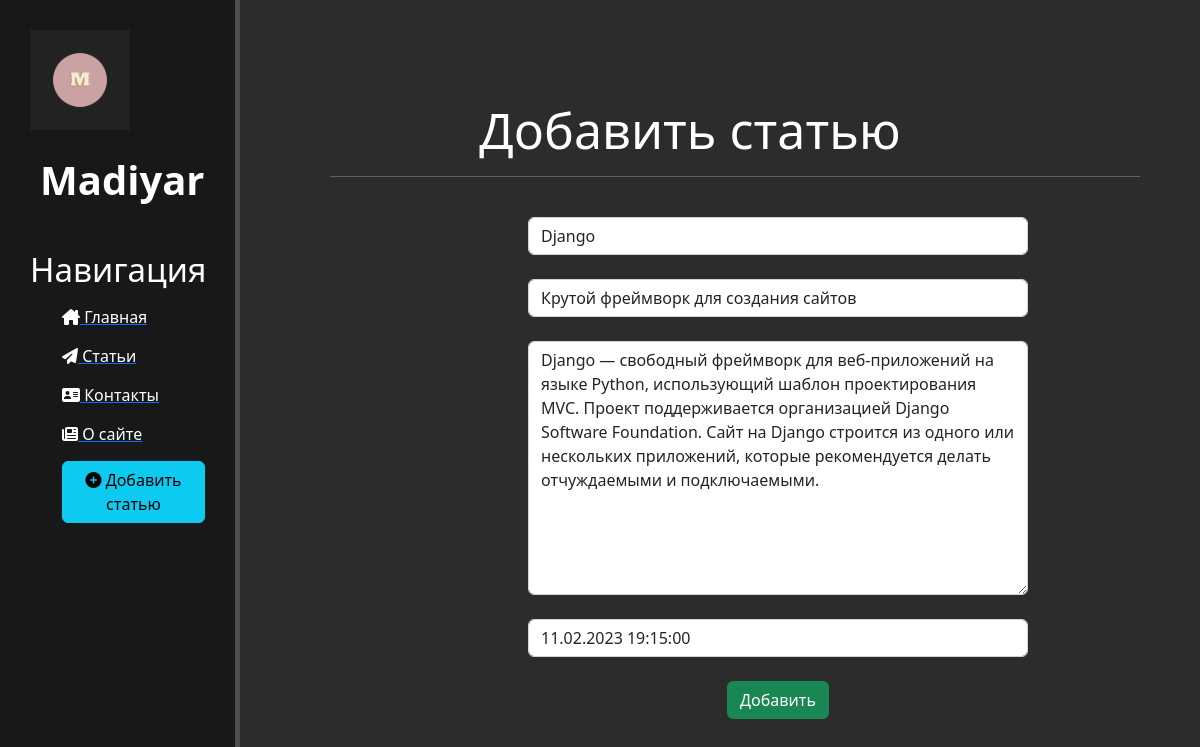
/news/1/update, run on the app's committed database.
### news/models.py (models this page shows, shortened)
class Articles(models.Model):
    title = models.CharField('Название', max_length=50)
    anons = models.CharField('Анонс', max_length=250)
    full_text = models.TextField('Статья')
    date = models.DateTimeField('Дата и время публикации')
    class Meta:
        verbose_name = 'Новость'
        verbose_name_plural = 'Новости'

### news/views.py (the view)
# urls.py: path('<int:pk>/update', views.NewUpdateView.as_view(), name='news_update'),
class NewUpdateView(UpdateView):
    model = Articles
    template_name = 'news/create.html'
    form_class = ArticlesForm

### news/forms.py
class ArticlesForm(ModelForm):
    class Meta:
        model = Articles
        fields = ['title', 'anons', 'full_text', 'date']
        widgets = {
            "title": TextInput(attrs={
                'class': 'form-control',
                'placeholder': 'Название статьи',
            }),
            "anons": TextInput(attrs={
                'class': 'form-control',
                'placeholder': 'Анонс статьи',
            }),
            "date": DateTimeInput(attrs={
                'class': 'form-control',
                'placeholder': 'Дата публикации'
            }),
            "full_text": Textarea(attrs={
                'class': 'form-control',
                'placeholder': 'Текст статьи'
            }),
        }

### news/templates/news/create.html (shortened to what this page needs)
{% extends 'main/base.html' %}
{% block content %}
    <div class="features">
        <h1>Добавить статью</h1>
        <hr class="line">
        <form method="post">
            {% csrf_token %}<br>
            {{ form.title }}<br>
            {{ form.anons }}<br>
            {{ form.full_text }}<br>
            {{ form.date }}<br>
            <button class="btn btn-success" type="submit">Добавить</button>
        </form>
    </div>
{% endblock %}

### main/static/main/css/main.css (style rules this page uses)
body { background: #2c2c2c; }
main .features { float: left; color: #fff; margin-top: 100px; text-align: center; width: 75%; }
main .features h1 { font-size: 50px; }
main .line { display: block; margin-left: 90px; }
form { margin-left: 32%; width: 500px; }

### data on the page
Articles: title "Django", anons "Крутой фреймворк для создания сайтов", full_text "Django — свободный фреймворк для веб-приложений на языке Python, использующий шаблон проектирования MVC. Проект поддерживается организацией Django Software Foundation. Сайт на Django строится из одного или нескольких приложений, которые рекомендуется делать отчуждаемыми и подключаемыми.", date "11.02.2023 19:15:00"
